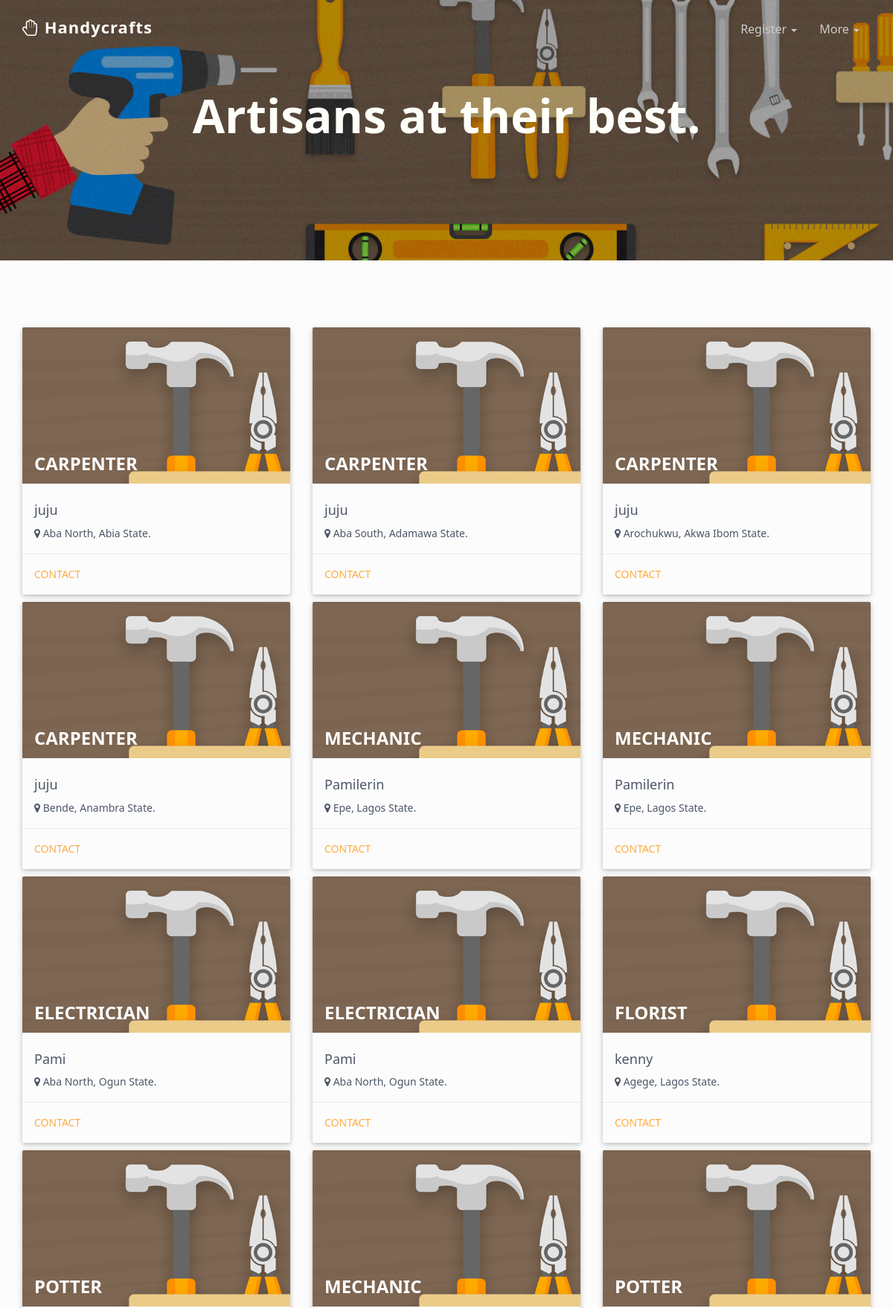
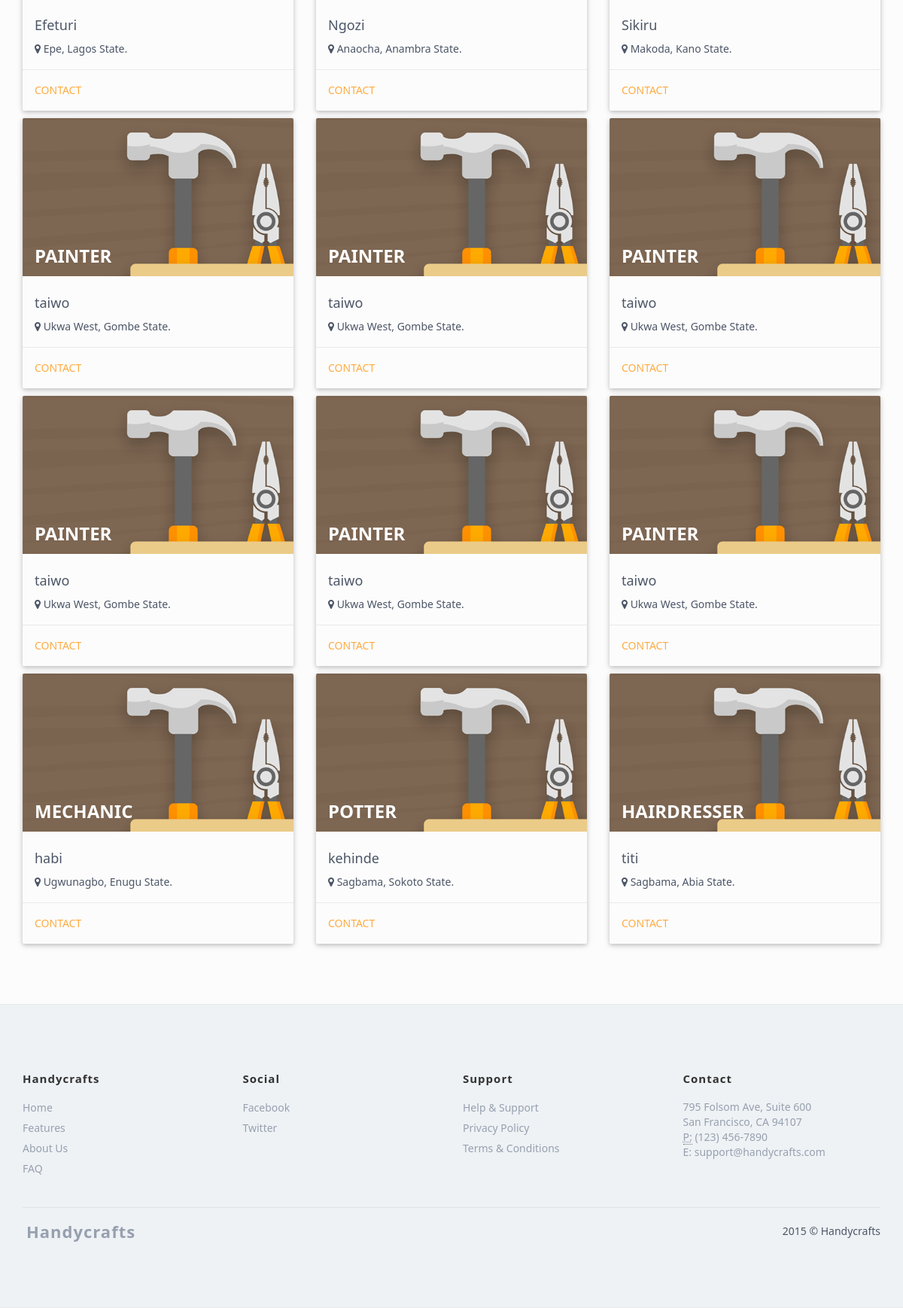
Screenshot of /account/list_artisans/ with the database file from the repository (2 pictures, top to bottom).
### registration/models.py (models this page shows, shortened)
class Artisan(models.Model):
    name = models.CharField(max_length=50)
    phone = models.CharField(max_length=15)
    address = models.CharField(max_length=100)
    emailAddress = models.CharField(max_length=30)
    state = models.ForeignKey(State)
    lga = models.ForeignKey(LocalGovernment)
    rating = models.PositiveSmallIntegerField(default=0)
    number_of_ratings = models.PositiveSmallIntegerField(default=0)
    skill = models.CharField(max_length=50)
    created_on = models.DateTimeField(auto_now=True)
    updated_on = models.DateTimeField(auto_now=True)

class LocalGovernment(models.Model):
    state_id = models.IntegerField()
    name = models.CharField(max_length=30)
    def __str__(self):
        return self.name

class State(models.Model):
    name = models.CharField(max_length=30)
    def __str__(self):
        return self.name

### registration/views.py (the view)
class ArtisanList(ListView):
    model = Artisan
    queryset = Artisan.objects.all()
    template_name = 'registration/details/artisan_list.html'
    def get_context_data(self, **kwargs):
        context = super(ArtisanList, self).get_context_data(**kwargs)
        context['artisan_list'] = Artisan.objects.order_by('-rating')
        return context

### registration/templates/registration/details/artisan_list.html (shortened to what this page needs)
{% extends 'base.html' %}
{% block content%}
 <section class="home bg-dark-3" style="height:350px;">
    <div class="navbar navbar-custom" role="navigation">
      <div class="container">
        <div class="navbar-header">
          <a class="navbar-brand logo" href="{% url 'account:index' %}">
            <i class="fa fa-hand-paper-o"></i>
              <span>Handycrafts</span>
          </a>
        </div>
        <div class="navbar-collapse collapse">
          <ul class="nav navbar-nav navbar-right">
              <li class="dropdown">
              <a href="#" data-toggle="dropdown">
                Register
                <span class="caret"></span>
              </a>
            </li>
            <li class="dropdown">
              <a href="#" data-toggle="dropdown">
                More
                <span class="caret"></span>
              </a>
            </li>
          </ul>
        </div>
      </div>
     </div>
     <div class="container">
         <div class="row">
             <br>
            <h1 style="text-align:center; font-size:63px">Artisans at their best.</h1>
         </div>
     </div>
    </section>
    <section class="section">
        <div class="container">
            <div class="row">
                {% for artisan in artisan_list %}
                    <div class="col-md-4">
                        <div class="card">
                            <div class="card-image">
                                <img class="img-responsive" src="/static/images/hh.png" >
                                <span class="card-title" style="font-weight: 600;" >{{ artisan.skill }}</span>
                            </div>
                            <div class="card-content">
                                <h4>{{ artisan.name }}</h4>
                                <p><i class="fa fa-map-marker"></i> {{ artisan.lga }}, {{ artisan.state }}. </p>
                            </div>
                            <div class="card-action">
                                <a href="{% url "account:artisanDetail" artisan.id %}">Contact</a>
                            </div>
                        </div>
                    </div>
                {% endfor %}
            </div>
        </div>
    </section>
{% endblock %}

### registration/static/css/style.css (style rules this page uses)
body { font-family: 'WeblySleek UI', 'Segoe UI', 'Helvetica Neue', Arial, sans-serif; font-weight: 400; color: #4c5667; background: #fcfcfc; font-size: 14px; line-height: 22px; overflow-x:hidden; }
h1,.h1 { font-weight: 700; }
.section { padding-top: 80px; padding-bottom: 80px; }
.bg-dark-3 { background: url(images/bg-2.png) center; background-size: cover; height: 600px; color: #fffffa }
.navbar-custom { padding: 10px 0px; margin-bottom: 0px; }
.navbar-custom .navbar-nav li a { color: #ccc; font-size: 16px; }
.logo { font-weight: 700; font-size: 22px; color: #ffffff !important; letter-spacing: 1px; }
.card { box-shadow: 0 2px 5px 0 rgba(0, 0, 0, 0.16), 0 2px 10px 0 rgba(0, 0, 0, 0.12); }
.card { margin-top: 10px; box-sizing: border-box; border-radius: 2px; background-clip: padding-box; }
.card span.card-title { color: #fff; font-size: 24px; font-weight: 300; text-transform: uppercase; }
.card .card-image { position: relative; overflow: hidden; max-height: 210px; }
.card .card-image img { border-radius: 2px 2px 0 0; background-clip: padding-box; position: relative; z-index: -1; }
.card .card-image span.card-title { position: absolute; bottom: 0; left: 0; padding: 16px; }
.card .card-content { padding: 16px; border-radius: 0 0 2px 2px; background-clip: padding-box; box-sizing: border-box; }
.card .card-content p { margin: 0; color: inherit; }
.card .card-action { border-top: 1px solid rgba(160, 160, 160, 0.2); padding: 16px; }
.card .card-action a { color: #ffab40; margin-right: 16px; transition: color 0.3s ease; text-transform: uppercase; }
@media (min-width: 768px) { .navbar-nav>li>a { padding-top: 18px; padding-bottom: 18px; } }

### rows the page displays
Artisan: skill "CARPENTER", name "juju", lga "Aba North", state "Abia State"
Artisan: skill "CARPENTER", name "juju", lga "Aba South", state "Adamawa State"
Artisan: skill "CARPENTER", name "juju", lga "Arochukwu", state "Akwa Ibom State"
Artisan: skill "CARPENTER", name "juju", lga "Bende", state "Anambra State"
Artisan: skill "MECHANIC", name "Pamilerin", lga "Epe", state "Lagos State"
Artisan: skill "MECHANIC", name "Pamilerin", lga "Epe", state "Lagos State"
Artisan: skill "ELECTRICIAN", name "Pami", lga "Aba North", state "Ogun State"
Artisan: skill "ELECTRICIAN", name "Pami", lga "Aba North", state "Ogun State"
Artisan: skill "FLORIST", name "kenny", lga "Agege", state "Lagos State"
Artisan: skill "POTTER", name "Efeturi", lga "Epe", state "Lagos State"
Artisan: skill "MECHANIC", name "Ngozi", lga "Anaocha", state "Anambra State"
Artisan: skill "POTTER", name "Sikiru", lga "Makoda", state "Kano State"
Artisan: skill "PAINTER", name "taiwo", lga "Ukwa West", state "Gombe State"
Artisan: skill "PAINTER", name "taiwo", lga "Ukwa West", state "Gombe State"
Artisan: skill "PAINTER", name "taiwo", lga "Ukwa West", state "Gombe State"
Artisan: skill "PAINTER", name "taiwo", lga "Ukwa West", state "Gombe State"
Artisan: skill "PAINTER", name "taiwo", lga "Ukwa West", state "Gombe State"
Artisan: skill "PAINTER", name "taiwo", lga "Ukwa West", state "Gombe State"
Artisan: skill "MECHANIC", name "habi", lga "Ugwunagbo", state "Enugu State"
Artisan: skill "POTTER", name "kehinde", lga "Sagbama", state "Sokoto State"
Artisan: skill "HAIRDRESSER", name "titi", lga "Sagbama", state "Abia State"
